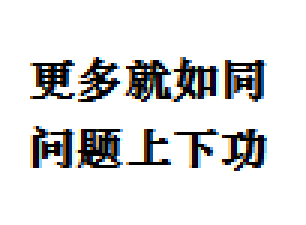
#> input picture test/trhsth.PNG, 102 x 75 px, found by its file name (shown 3 times larger)
$ python divideCharactor.py
#> lines starting #> are read from the running program, lines starting #| are printed output that depends on the picture; after the words box and inside, x2 and y2 are one past the last pixel; in counts of white or black regions, pixels touching at a corner belong together
import cv2
import random
import glob
img_dir = r"C:/Users/Administrator/PycharmProjects/bishe/MyDesign/test/trhsth.PNG" #存放未清洗图片的路径
save_dir = r"C:/Users/Administrator/PycharmProjects/bishe/MyDesign/test/" #存放清洗后数据
def split(jpg_file):
    img = cv2.imread(jpg_file)
#> img is the input picture: shape (75, 102, 3); mean B, G, R 223, 223, 223
    result = img.copy()
    # 获取文件名
    file_name = jpg_file.split('\\')[-1].split('.')[-2]
    # 将图片转为灰度图
    gray = cv2.cvtColor(img,cv2.COLOR_BGR2GRAY)
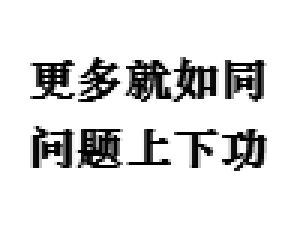
#> gray: shape (75, 102) (shown 3 times larger); min 0, max 255, mean 223
    # 灰度图转二值图
    ret,thresh = cv2.threshold(gray,190,255,cv2.THRESH_BINARY)
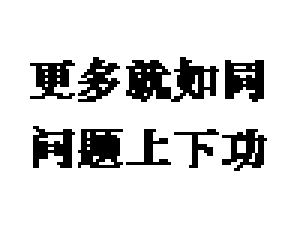
#> thresh: shape (75, 102) (shown 3 times larger); 85.6% white; 9 black regions, largest, box (x1, y1, x2, y2) and area: (42, 19, 73, 34) 265, (26, 43, 41, 56) 148, (75, 20, 88, 34) 131
    # 加深颜色
    kernel = cv2.getStructuringElement(cv2.MORPH_RECT, (40, 40))
    eroded = cv2.erode(thresh, kernel)
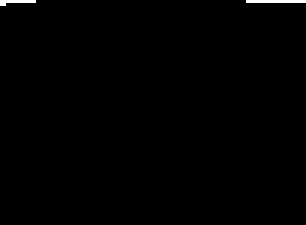
#> eroded: shape (75, 102) (shown 3 times larger); 0.44% white in thin lines or dots, all inside (x1, y1, x2, y2) = (0, 0, 102, 2)
    # 开始分割
    contours, hierarchy = cv2.findContours(eroded, cv2.RETR_TREE, cv2.CHAIN_APPROX_SIMPLE)
#> contours = 2 contours, all with area under 20
    color = (0, 255, 0)
    for c in contours:
        x, y, w, h = cv2.boundingRect(c)
        cv2.rectangle(img, (x, y), (x + w, y + h), color, 1)
        temp = result[y:(y + h), x:(x + w)]
        if (temp.shape[0]+temp.shape[1] >100) & (temp.shape[0] < 1000) :
            i = random.randint(0,10)
            j = random.randint(0,10)
            temp = cv2.medianBlur(temp,5)
            #调整分割后图片的size，加上四周的空白
            temp = cv2.resize(temp,(221,221),interpolation=cv2.INTER_AREA)
            temp = cv2.cvtColor(temp,cv2.COLOR_BGR2GRAY)
            temp = cv2.copyMakeBorder(temp, 30, 30, 30, 30, cv2.BORDER_CONSTANT, value=[255, 255])
            # 生成随机文件名并保存
            cv2.imwrite(save_dir+ file_name+str(x)+str(i)+str(j) + ".jpg", temp)
#> this loop made 2 passes
#> (c, x, y, w, h) on pass 1: ([[82, 0], [101, 0]], 82, 0, 20, 1)
#> (x, y, w, h) on pass 2: (0, 0, 12, 2)
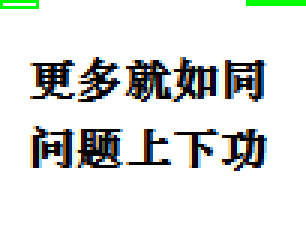
#> img: shape (75, 102, 3) (shown 3 times larger); 0.89% of pixels changed, all inside (x1, y1, x2, y2) = (0, 0, 102, 3)

split(img_dir)
